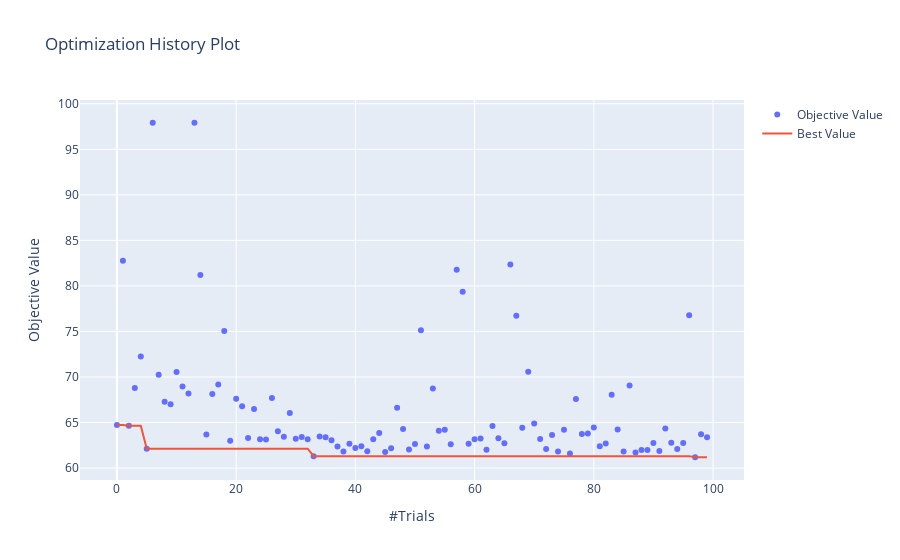

Here is the notebook cell this chart was saved with:
### Code cell
# 시각화
optuna.visualization.plot_optimization_history(study)
